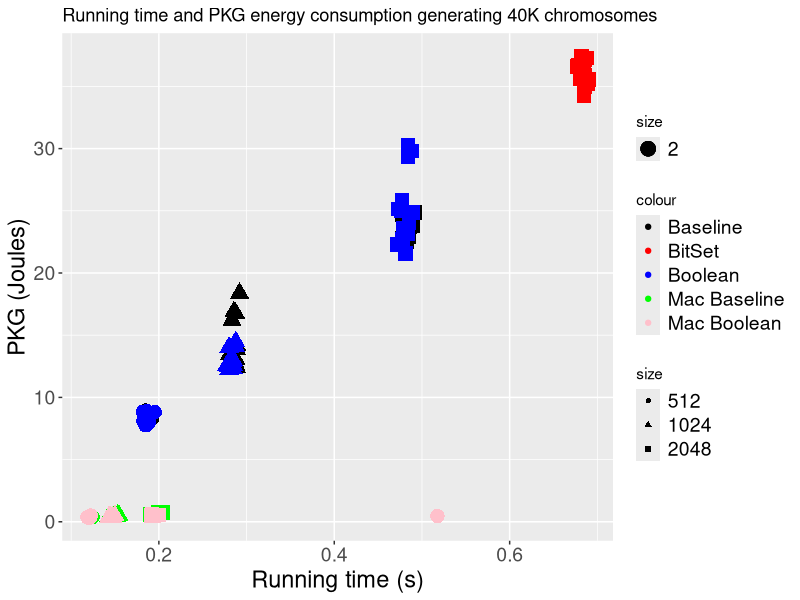
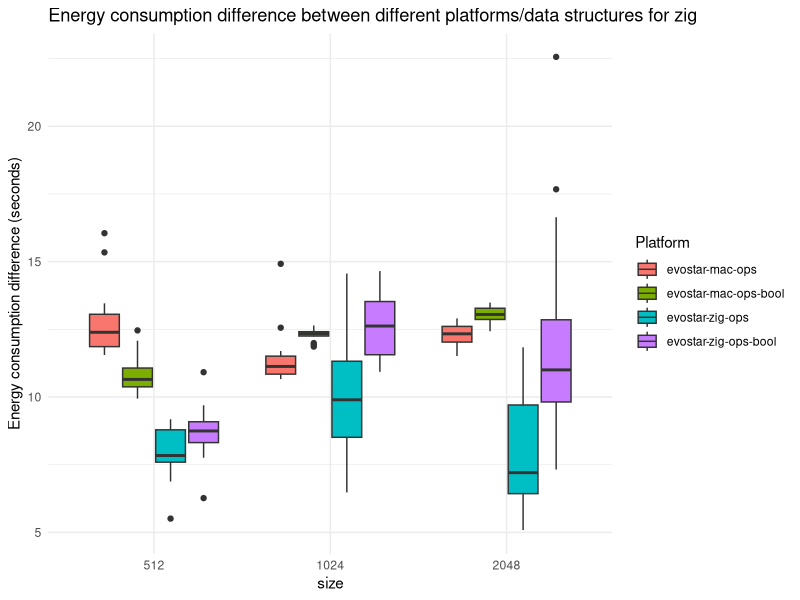
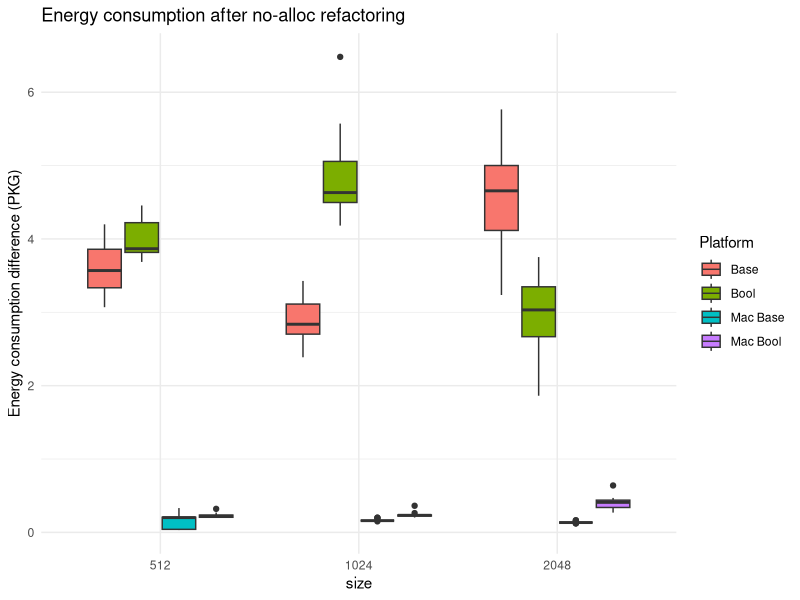
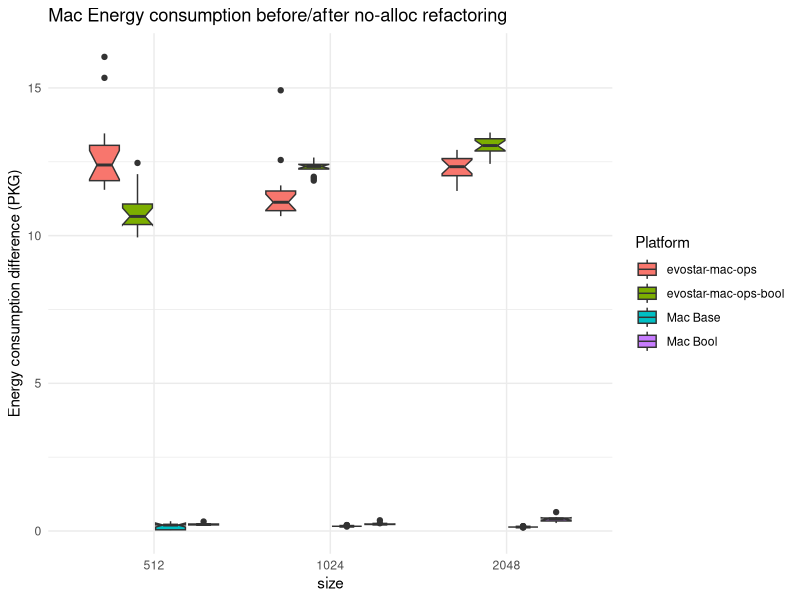

The R source for these figures, in order:
## ----evostar.zig.gen, echo=F, message=F, fig.pos="h!tb", fig.height=3, fig.cap="Average running time and PKG energy consumption generating 40K chromosomes for the different parametrizations used (represented with different colors); dot shape represents the chromosome size."----
library(ggplot2)

generate.chromosomes <- read.csv("../data/evostar-zig-gen-19-Mar-09-31-21.csv")
generate.chromosomes$size <- as.factor(generate.chromosomes$size)

generate.chromosomes.bool <- read.csv("../data/evostar-zig-gen-bool-19-Mar-09-30-40.csv")
generate.chromosomes.bool$size <- as.factor(generate.chromosomes.bool$size)

generate.chromosomes.bitset <- read.csv("../data/evostar-zig-bitset-gen-20-Mar-12-18-47.csv")
generate.chromosomes.bitset$size <- as.factor(generate.chromosomes.bitset$size)

generate.chromosomes.mac <- read.csv("../data/evostar-mac-gen-19-Mar-11-05-41.csv")
generate.chromosomes.mac$PKG <- generate.chromosomes.mac$ECPU + generate.chromosomes.mac$PCPU + generate.chromosomes.mac$RAM
generate.chromosomes.mac$size <- as.factor(generate.chromosomes.mac$size)

generate.chromosomes.mac.bool <- read.csv("../data/evostar-mac-gen-bool-19-Mar-10-33-29.csv")
generate.chromosomes.mac.bool$PKG <- generate.chromosomes.mac.bool$ECPU + generate.chromosomes.mac.bool$PCPU + generate.chromosomes.mac.bool$RAM
generate.chromosomes.mac.bool$size <- as.factor(generate.chromosomes.mac.bool$size)

ggplot(generate.chromosomes, aes(x=seconds, y=PKG, color="Baseline", shape=size,size=2)) +
  geom_point() +
  geom_point(data=generate.chromosomes.bitset, aes(x=seconds, y=PKG, color="BitSet", shape=size)) +
  geom_point(data=generate.chromosomes.bool, aes(x=seconds, y=PKG, color="Boolean", shape=size)) +
  geom_point(data=generate.chromosomes.mac, aes(x=seconds, y=PKG, color="Mac Baseline", shape=size)) +
  geom_point(data=generate.chromosomes.mac.bool, aes(x=seconds, y=PKG, color="Mac Boolean", shape=size)) +
  scale_color_manual(values=c("black", "red", "blue", "green","pink")) +
  labs(title="Running time and PKG energy consumption generating 40K chromosomes",
       x="Running time (s)", y="PKG (Joules)") +
  theme(axis.text=element_text(size=14), axis.title=element_text(size=17), legend.text=element_text(size=14))
  theme_minimal()
save(generate.chromosomes,file="zig-evostar-Fig-1-generate-chromosomes.RData")

## ----evostar.combined.ops.base, echo=F, message=F, fig.pos="h!tb", fig.height=3, fig.cap="Boxplot of PKG energy consumption processing 40K chromosomes via crossover, mutation and ONEMAX for different combinations of optimization techniques and platforms in Zig"----
library(dplyr)

generate.chromosomes %>% group_by( size ) %>% summarise( mean.pkg = mean( PKG ), mean.seconds = mean( seconds ) ) -> generate.chromosomes.avg
generate.avgs.seconds <- c(rep( generate.chromosomes.avg$mean.seconds[1], 15),
                               rep( generate.chromosomes.avg$mean.seconds[2], 15),
                               rep( generate.chromosomes.avg$mean.seconds[3], 15))
generate.avgs.pkg <- c(rep( generate.chromosomes.avg$mean.pkg[1], 15),
                           rep( generate.chromosomes.avg$mean.pkg[2], 15),
                           rep( generate.chromosomes.avg$mean.pkg[3], 15))

combined.ops <- read.csv("../data/evostar-zig-ops-19-Mar-09-32-38.csv")
combined.ops$size <- as.factor(combined.ops$size)

combined.ops$diff.seconds <- combined.ops$seconds - generate.avgs.seconds
combined.ops$diff.PKG <- combined.ops$PKG - generate.avgs.pkg

generate.chromosomes.bool %>% group_by( size ) %>% summarise( mean.pkg = mean( PKG ), mean.seconds = mean( seconds ) ) -> generate.chromosomes.bool.avg
generate.bool.avgs.seconds <- c(rep( generate.chromosomes.bool.avg$mean.seconds[1], 15),
                               rep( generate.chromosomes.bool.avg$mean.seconds[2], 15),
                               rep( generate.chromosomes.bool.avg$mean.seconds[3], 15))
generate.bool.avgs.pkg <- c(rep( generate.chromosomes.bool.avg$mean.pkg[1], 15),
                           rep( generate.chromosomes.bool.avg$mean.pkg[2], 15),
                           rep( generate.chromosomes.bool.avg$mean.pkg[3], 15))

combined.ops.bool <- read.csv("../data/evostar-zig-ops-bool-19-Mar-09-29-42.csv")
combined.ops.bool$size <- as.factor(combined.ops.bool$size)

combined.ops.bool$diff.seconds <- combined.ops.bool$seconds - generate.bool.avgs.seconds
combined.ops.bool$diff.PKG <- combined.ops.bool$PKG - generate.bool.avgs.pkg

generate.chromosomes.mac %>% group_by( size ) %>% summarise( mean.pkg = mean( PKG ), mean.seconds = mean( seconds ) ) -> generate.chromosomes.mac.avg
generate.mac.avgs.seconds <- c(rep( generate.chromosomes.mac.avg$mean.seconds[1], 15),
                               rep( generate.chromosomes.mac.avg$mean.seconds[2], 15),
                               rep( generate.chromosomes.mac.avg$mean.seconds[3], 15))
generate.mac.avgs.pkg <- c(rep( generate.chromosomes.mac.avg$mean.pkg[1], 15),
                           rep( generate.chromosomes.mac.avg$mean.pkg[2], 15),
                           rep( generate.chromosomes.mac.avg$mean.pkg[3], 15))

combined.ops.mac <- read.csv("../data/evostar-mac-ops-19-Mar-10-39-59.csv")
combined.ops.mac$PKG <- combined.ops.mac$ECPU + combined.ops.mac$PCPU + combined.ops.mac$RAM
combined.ops.mac$size <- as.factor(combined.ops.mac$size)
combined.ops.mac$diff.seconds <- combined.ops.mac$seconds - generate.mac.avgs.seconds
combined.ops.mac$diff.PKG <- combined.ops.mac$PKG - generate.mac.avgs.pkg
combined.ops.mac$Platform <- combined.ops.mac$Prefix

generate.chromosomes.mac.bool %>% group_by( size ) %>% summarise( mean.pkg = mean( PKG ), mean.seconds = mean( seconds ) ) -> generate.chromosomes.mac.bool.avg
generate.mac.bool.avgs.seconds <- c(rep( generate.chromosomes.mac.bool.avg$mean.seconds[1], 15),
                               rep( generate.chromosomes.mac.bool.avg$mean.seconds[2], 15),
                               rep( generate.chromosomes.mac.bool.avg$mean.seconds[3], 15))
generate.mac.bool.avgs.pkg <- c(rep( generate.chromosomes.mac.bool.avg$mean.pkg[1], 15),
                           rep( generate.chromosomes.mac.bool.avg$mean.pkg[2], 15),
                           rep( generate.chromosomes.mac.bool.avg$mean.pkg[3], 15))
combined.ops.mac.bool <- read.csv("../data/evostar-mac-ops-bool-19-Mar-10-36-18.csv")
combined.ops.mac.bool$PKG <- combined.ops.mac.bool$ECPU + combined.ops.mac.bool$PCPU + combined.ops.mac.bool$RAM
combined.ops.mac.bool$size <- as.factor(combined.ops.mac.bool$size)
combined.ops.mac.bool$diff.seconds <- combined.ops.mac.bool$seconds - generate.mac.bool.avgs.seconds
combined.ops.mac.bool$diff.PKG <- combined.ops.mac.bool$PKG - generate.mac.bool.avgs.pkg
combined.ops.mac.bool$Platform <- combined.ops.mac.bool$Prefix

all.combined.ops <- data.frame( Platform = c( combined.ops.mac$Platform, combined.ops.mac.bool$Platform, combined.ops$Platform, combined.ops.bool$Platform ),
                                size = c( combined.ops.mac$size, combined.ops.mac.bool$size, combined.ops$size, combined.ops.bool$size ),
                                diff.seconds = c( combined.ops.mac$diff.seconds, combined.ops.mac.bool$diff.seconds, combined.ops$diff.seconds, combined.ops.bool$diff.second ),
                                diff.PKG = c( combined.ops.mac$diff.PKG, combined.ops.mac.bool$diff.PKG, combined.ops$diff.PKG, combined.ops.bool$diff.PKG ) )

ds <- ggplot( data = all.combined.ops, aes( x = size, y = diff.PKG, fill=Platform ) ) +
  geom_boxplot()  +
  theme(axis.text=element_text(size=100), axis.title=element_text(size=90), legend.text=element_text(size=90))+
  labs( title = "Energy consumption difference between different platforms/data structures for zig", y = "Energy consumption difference (seconds)" )+
  theme_minimal()
save(all.combined.ops,file="zig-evostar-Fig-2-data-structures.RData")
ggsave("zig-evostar-Fig-2-data-structures.png", width=2400, height=1800, units="px",dpi=300,plot=ds)

## ----evostar.combined.ops.refactor, echo=F, message=F, fig.pos="h!tb", fig.height=3, fig.cap="Boxplot of PKG energy consumption processing 40K chromosomes via crossover, mutation and ONEMAX after crossover has been refactored"----

combined.ops.noalloc <- read.csv("../data/evostar-zig-ops-nx-noalloc-20-Mar-09-46-37.csv")
combined.ops.noalloc$size <- as.factor(combined.ops.noalloc$size)
combined.ops.noalloc$diff.seconds <- combined.ops.noalloc$seconds - generate.avgs.seconds
combined.ops.noalloc$diff.PKG <- combined.ops.noalloc$PKG - generate.avgs.pkg
combined.ops.noalloc$Platform <- "Base"

combined.ops.noalloc.bool <- read.csv("../data/evostar-zig-bool-ops-nx-noalloc-20-Mar-09-45-48.csv")
combined.ops.noalloc.bool$size <- as.factor(combined.ops.noalloc.bool$size)
combined.ops.noalloc.bool$diff.seconds <- combined.ops.noalloc.bool$seconds - generate.bool.avgs.seconds
combined.ops.noalloc.bool$diff.PKG <- combined.ops.noalloc.bool$PKG - generate.bool.avgs.pkg
combined.ops.noalloc.bool$Platform <- "Bool"

combined.ops.mac.noalloc <- read.csv("../data/evostar-zig-mac-ops-nx-noalloc-20-Mar-09-52-13.csv")
combined.ops.mac.noalloc$PKG <- combined.ops.mac.noalloc$ECPU + combined.ops.mac.noalloc$PCPU + combined.ops.mac.noalloc$RAM
combined.ops.mac.noalloc$size <- as.factor(combined.ops.mac.noalloc$size)
combined.ops.mac.noalloc$diff.seconds <- combined.ops.mac.noalloc$seconds - generate.mac.avgs.seconds
combined.ops.mac.noalloc$diff.PKG <- combined.ops.mac.noalloc$PKG - generate.mac.avgs.pkg
combined.ops.mac.noalloc$Platform <- "Mac Base"

combined.ops.mac.noalloc.bool <- read.csv("../data/evostar-zig-mac-bool-ops-nx-noalloc-20-Mar-09-50-15.csv")
combined.ops.mac.noalloc.bool$PKG <- combined.ops.mac.noalloc.bool$ECPU + combined.ops.mac.noalloc.bool$PCPU + combined.ops.mac.noalloc.bool$RAM
combined.ops.mac.noalloc.bool$size <- as.factor(combined.ops.mac.noalloc.bool$size)
combined.ops.mac.noalloc.bool$diff.seconds <- combined.ops.mac.noalloc.bool$seconds - generate.mac.bool.avgs.seconds
combined.ops.mac.noalloc.bool$diff.PKG <- combined.ops.mac.noalloc.bool$PKG - generate.mac.bool.avgs.pkg
combined.ops.mac.noalloc.bool$Platform <- "Mac Bool"

all.combined.ops.noalloc <- data.frame( Platform = c( combined.ops.mac.noalloc$Platform, combined.ops.mac.noalloc.bool$Platform, combined.ops.noalloc$Platform, combined.ops.noalloc.bool$Platform ),
                                size = c( combined.ops.mac.noalloc$size, combined.ops.mac.noalloc.bool$size, combined.ops.noalloc$size, combined.ops.noalloc.bool$size ),
                                diff.seconds = c( combined.ops.mac.noalloc$diff.seconds, combined.ops.mac.noalloc.bool$diff.seconds, combined.ops.noalloc$diff.seconds, combined.ops.noalloc.bool$diff.seconds ),
                                diff.PKG = c( combined.ops.mac.noalloc$diff.PKG, combined.ops.mac.noalloc.bool$diff.PKG, combined.ops.noalloc$diff.PKG, combined.ops.noalloc.bool$diff.PKG ) )

alloc.plot <- ggplot( data = all.combined.ops.noalloc, aes( x = size, y = diff.PKG, fill=Platform ) ) + 
  geom_boxplot() +
  labs( title = "Energy consumption after no-alloc refactoring", y = "Energy consumption difference (PKG)" ) +
  theme(axis.text=element_text(size=100), axis.title=element_text(size=90), legend.text=element_text(size=90))+
  theme_minimal()
save(all.combined.ops.noalloc, file="zig-evostar-Fig-3-alloc-crossover.RData")
ggsave("zig-evostar-Fig-3-alloc-crossover.png", width=2400, height=1800, units="px",dpi=300,plot=alloc.plot)

# New for presentation

all.combined.ops <- rbind(all.combined.ops, all.combined.ops.noalloc)
all.combined.ops <- all.combined.ops[grepl("mac", all.combined.ops$Platform, ignore.case = TRUE),]
save(all.combined.ops, file="zig-evostar-Fig-4-mac-ops.RData")
all.combined.ops.plot <- ggplot( data = all.combined.ops, aes( x = size, y = diff.PKG, fill=Platform ) ) + 
  geom_boxplot(notch=TRUE) +
  labs( title = "Mac Energy consumption before/after no-alloc refactoring", y = "Energy consumption difference (PKG)" ) +
  theme(axis.text=element_text(size=100), axis.title=element_text(size=90), legend.text=element_text(size=90))+
  theme_minimal()

ggsave("zig-evostar-Fig-4-mac-ops.png", width=2400, height=1800, units="px",dpi=300,plot=all.combined.ops.plot)

all.combined.ops %>% group_by(Platform, size) %>% summarise(mean=mean(diff.PKG), sd=sd(diff.PKG)) %>% arrange(Platform, size) -> summary.all.combined.ops

